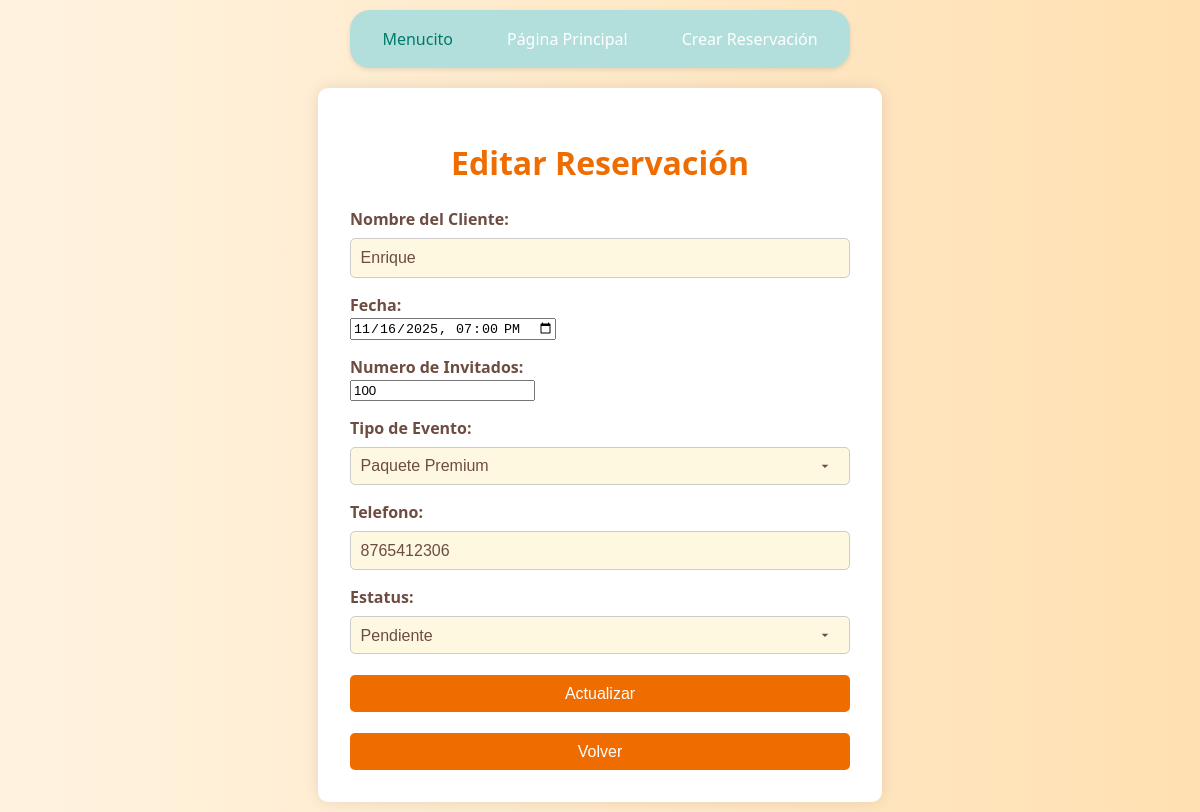
The page /editar/4/ on the database its author committed.
### app/models.py (models this page shows, shortened)
class RESERVACION(models.Model):
    nombre_cliente = models.CharField(max_length=100)
    fecha_evento = models.DateTimeField()
    num_invitados = models.IntegerField()
    tipo_evento = models.CharField(max_length=50)
    telefono_contacto = models.CharField(max_length=15)
    estatus = models.CharField(max_length=20, default='Pendiente')

### app/views.py (the view, shortened to what this page needs)
# urls.py: path('editar/<int:id>/', views.editar_reservacion, name='editar'),
def editar_reservacion(request, id):
    reservacion = get_object_or_404(RESERVACION, id=id)
    return render(request, 'editar.html', {'reservacion': reservacion})

### app/templates/editar.html (shortened to what this page needs)
{% load static %}
<!DOCTYPE html>
<html lang="es">
<head>
    <link rel="stylesheet" href="{% static 'css/style2.css' %}">
</head>
<body>
    {% include 'menu.html' %}
    <div class="form-container">
        <h1>Editar Reservación</h1>
        <form method="post">
            <label for="txtNombre_Cliente">Nombre del Cliente:</label>
            <input type="text" id="txtNombre_Cliente" name="txtNombre_Cliente" value="{{reservacion.nombre_cliente}}" required pattern="[A-Za-z\s]+">
            <label for="txtFecha">Fecha:</label>
            <input type="datetime-local" id="txtFecha" name="txtFecha" value="{{reservacion.fecha_evento|date:'Y-m-d'}}T{{reservacion.fecha_evento|time:'H:i'}}" required>
            <label for="txtNum_Inv">Numero de Invitados:</label>
            <input type="number" id="txtNum_Inv" name="txtNum_Inv" value="{{reservacion.num_invitados}}" required pattern="[0-9]+ o \d+">
            <label for="ddlTipo_Evento">Tipo de Evento:</label>
            <select name="ddlTipo_Evento" required>
                <option value="Paquete Premium" {% if reservacion.tipo_evento == "Paquete Premium" %}selected{% endif %}>Paquete Premium</option>
            </select><br>
            <label for="txtTelefono_Contacto">Telefono:</label>
            <input type="text" id="txtTelefono_Contacto" name="txtTelefono_Contacto" value="{{reservacion.telefono_contacto}}" required pattern="^\d{10}$">
            <label for="ddlestatus">Estatus:</label>
            <select name="ddlestatus" required>
                <option value="Pendiente" {% if reservacion.estatus == "Pendiente" %}selected{% endif %}>Pendiente</option>
            </select><br>
            <button type="submit">Actualizar</button>
            <button><a href="{% url 'listar' %}" class="btn">Volver</a></button>
        </form>
    </div>
</body>
</html>

### app/static/css/style2.css (style rules this page uses)
body { font-family: 'Segoe UI', sans-serif; background: linear-gradient(to right, #fff3e0, #ffe0b2); display: flex; flex-direction: column; justify-content: center; align-items: center; min-height: 100vh; }
.form-container { background-color: white; padding: 2rem; border-radius: 10px; box-shadow: 0 0 15px rgba(0,0,0,0.1); width: 100%; max-width: 500px; margin: 10px auto; }
h1 { text-align: center; color: #ef6c00; margin-bottom: 1.5rem; }
label { display: block; margin-top: 1rem; font-weight: bold; color: #6d4c41; }
input[type="text"], textarea, select { width: 100%; padding: 0.6rem; margin-top: 0.5rem; border: 1px solid #ccc; border-radius: 5px; font-size: 1rem; background-color: #fff8e1; color: #6d4c41; box-sizing: border-box; }
select { appearance: none; background-repeat: no-repeat; background-position: right 1rem center; background-size: 1rem; }
button { display: block; width: 100%; padding: 0.6rem; margin-top: 1.3rem; background-color: #ef6c00; color: white; font-size: 1rem; text-align: center; border: none; border-radius: 5px; text-decoration: none; cursor: pointer; transition: background-color 0.3s ease; }
a.btn { color: white; text-decoration: none; }

### app/static/css/style3.css (style rules this page uses)
body { margin: 0; font-family: 'Segoe UI', sans-serif; background-color: #f9f9f9; }

### rows shown on the page
RESERVACION: txtNombre_Cliente "Enrique", txtFecha "11/16/2025 19:00", txtNum_Inv "100", ddlTipo_Evento "Paquete Premium", txtTelefono_Contacto "8765412306", ddlestatus "Pendiente"
